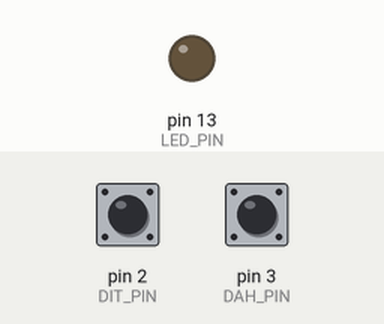
This sketch was run on a simulated Teensy 4. On the bench: output pins drawn as LEDs (lit = HIGH). Inputs (shaded band) come from the test bench; at power-on: pin 2 (DIT_PIN) HIGH, pin 3 (DAH_PIN) HIGH.

Above: at 1.2 s.
1.3 s: pin 2 (DIT_PIN) pulled LOW for 0.15 s
At 1.37 s:
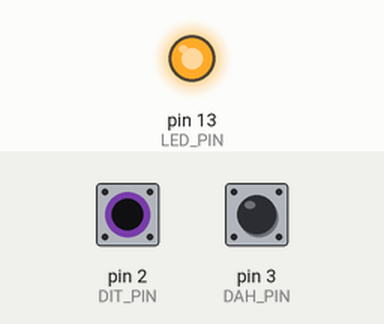
2.9 s: pin 2 (DIT_PIN) pulled LOW for 3.2 s
At 6.6 s:
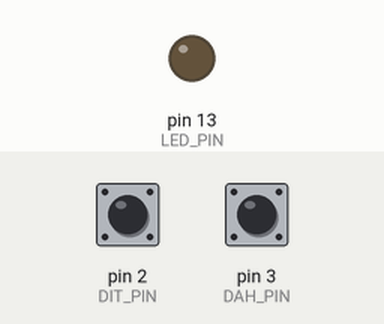
7.6 s: pin 3 (DAH_PIN) pulled LOW for 3.2 s
At 8.9 s:
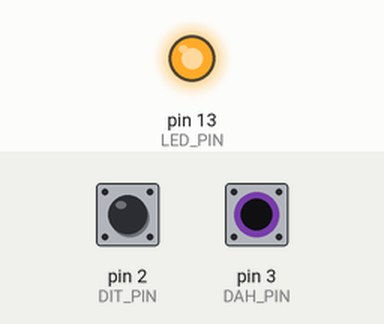
Timing chart, 0 to 12.3 s (numbered marks = the images above; inputs shaded):
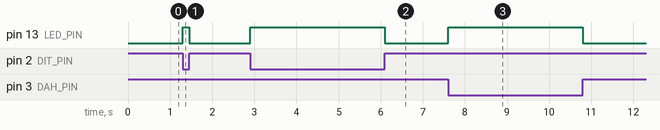

The sketch:

MIDI_Morse_Teensy.ino
```cpp
/*
 * MIDI-Morse (C) Thomas Fritzsche
 */


#include "button.h"

//#define DEBUG_SERIAL

#define DIT_PIN 2
#define DAH_PIN 3

#define PITCH_DIT 48
#define PITCH_DAH 50

#define CHANNEL 0
#define VELOCITY 99

#define LED_PIN 13

Button ditPaddle, dahPaddle;

void setup() {
#ifdef DEBUG_SERIAL
  Serial.begin(115200);
  Serial.println("MIDI-Morse (C) Thomas Fritzsche");
#endif
  // set led pin to output
  pinMode(LED_PIN, OUTPUT);
  digitalWrite(LED_PIN, LOW);
  // setup paddle
  ditPaddle.start(DIT_PIN);
  dahPaddle.start(DAH_PIN);
}


void sendMidi(int state, int note) {
  if (state == BUTTON_NO_CHANGE) return;
  if (state == BUTTON_DOWN) usbMIDI.sendNoteOn(note, VELOCITY, CHANNEL);
  else usbMIDI.sendNoteOff(note, VELOCITY, CHANNEL);
  usbMIDI.send_now();

  if (ditPaddle.currentState() == BUTTON_DOWN || dahPaddle.currentState() == BUTTON_DOWN)
    digitalWrite(LED_PIN, HIGH);
  else
    digitalWrite(LED_PIN, LOW);
}

void loop() {
  sendMidi(ditPaddle.state(), PITCH_DIT);
  sendMidi(dahPaddle.state(), PITCH_DAH);
}
```

button.cpp
```cpp
#include <Arduino.h>
#include "Button.h"

void Button::start(const int pinNumber) {
  // Setup the button store the button number
  Button::pinNumber = pinNumber;
  // Set Pullup
  pinMode(pinNumber, INPUT_PULLUP);
  // initialize with time 0
  lastStateChangeTime = 0;
  // initialize the current state of the pinNumber
  lastState = digitalRead(pinNumber);
}

int Button::currentState() {
  return lastState;
}
int Button::state() {
  // get current time and button value
  unsigned long now = millis();
  int value = digitalRead(pinNumber);

  // calculate the time difference in ms once the last change was reported
  unsigned long delta = now - lastStateChangeTime;
  // report no change:
  // 1) the delta has not passed OR 2) the button state has not changed
  if ( ( delta <= DEBOUNCE ) || ( value == lastState )) return BUTTON_NO_CHANGE;

  lastStateChangeTime = now;
  lastState = value;

  return value;
}
```

button.h
```cpp
#define BUTTON_DOWN 0
#define BUTTON_UP 1
#define BUTTON_NO_CHANGE -1

#define DEBOUNCE 0
class Button {
private:
  int pinNumber;
  unsigned long lastStateChangeTime;
  int lastState;
public:
  void start(const int pinNumber);
  int state();
  int currentState();
};
```

Measured:
- after the input at 1.3 s, pin 13 (LED_PIN): LOW → HIGH at once, → LOW 0.15 s later
- after the input at 2.9 s, pin 13 (LED_PIN): LOW → HIGH at once, → LOW 3.2 s later
- after the input at 7.6 s, pin 13 (LED_PIN): LOW → HIGH at once, → LOW 3.2 s later
